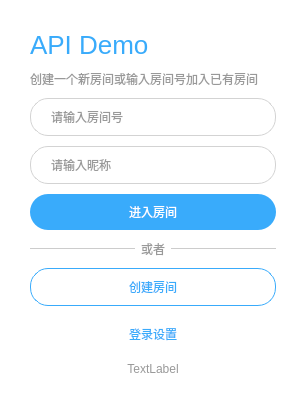
<?xml version="1.0" encoding="UTF-8"?>
<ui version="4.0">
 <class>DlgLogin</class>
 <widget class="QDialog" name="DlgLogin">
  <property name="enabled">
   <bool>true</bool>
  </property>
  <property name="geometry">
   <rect>
    <x>0</x>
    <y>0</y>
    <width>306</width>
    <height>366</height>
   </rect>
  </property>
  <property name="windowTitle">
   <string>登录</string>
  </property>
  <property name="styleSheet">
   <string notr="true">#DlgLogin{
	background-color: rgb(255, 255, 255);
}
#label{
	color: rgb(57,171,251);
	font-size: 26px;
}
#label_2,  #label_7, #lbVersion{
	color: rgb(153,153,153);
}
#editRoomID,#editNickName{
	color: rgb(51,51,51);
}

#widget QPushButton, #widget QLineEdit{
	min-height:36px;
	max-height:36px;
	border-radius: 18px;
}

#widget QLineEdit{
	background: transparent;
	border: 1px solid rgb(211,211,211);
	padding-left: 18px;
	padding-right: 18px;
}


#btnEnterMeeting{
	background: rgb(57,171,251);
	color:white;
}
#btnEnterMeeting:hover,#btnEnterMeeting:pressed{
	background: rgb(5,117,197);
}

#btnCreateMeeting{
	border: 1px solid rgb(57,171,251);
	color:  rgb(57,171,251);
	background: transparent;
}

#btnCreateMeeting:hover,#btnCreateMeeting:pressed{
	background: rgb(57,171,251);
	color:white;
}
#btnEnterMeeting:disabled,#btnCreateMeeting:disabled{
	background: rgb(204,204,204);
	color:white;
	border: 0px;
}

#widget_2 #line1,#widget_2 #line2{
	background: rgb(204,204,204);
	max-height: 1px;
}

#btnLoginSet{
	color:rgb(57,171,251);
}
</string>
  </property>
  <layout class="QVBoxLayout" name="verticalLayout">
   <property name="spacing">
    <number>10</number>
   </property>
   <property name="leftMargin">
    <number>30</number>
   </property>
   <property name="topMargin">
    <number>30</number>
   </property>
   <property name="rightMargin">
    <number>30</number>
   </property>
   <property name="bottomMargin">
    <number>30</number>
   </property>
   <item>
    <widget class="QLabel" name="label">
     <property name="text">
      <string>API Demo</string>
     </property>
    </widget>
   </item>
   <item>
    <widget class="QLabel" name="label_2">
     <property name="text">
      <string>创建一个新房间或输入房间号加入已有房间</string>
     </property>
    </widget>
   </item>
   <item>
    <widget class="QWidget" name="widget" native="true">
     <layout class="QGridLayout" name="gridLayout">
      <property name="leftMargin">
       <number>0</number>
      </property>
      <property name="topMargin">
       <number>0</number>
      </property>
      <property name="rightMargin">
       <number>0</number>
      </property>
      <property name="bottomMargin">
       <number>0</number>
      </property>
      <property name="horizontalSpacing">
       <number>6</number>
      </property>
      <property name="verticalSpacing">
       <number>10</number>
      </property>
      <item row="0" column="0">
       <widget class="QLineEdit" name="editRoomID">
        <property name="maxLength">
         <number>32767</number>
        </property>
        <property name="placeholderText">
         <string>请输入房间号</string>
        </property>
       </widget>
      </item>
      <item row="1" column="0">
       <widget class="QLineEdit" name="editNickName">
        <property name="placeholderText">
         <string>请输入昵称</string>
        </property>
       </widget>
      </item>
      <item row="2" column="0">
       <widget class="QPushButton" name="btnEnterMeeting">
        <property name="enabled">
         <bool>true</bool>
        </property>
        <property name="text">
         <string>进入房间</string>
        </property>
        <property name="default">
         <bool>true</bool>
        </property>
       </widget>
      </item>
      <item row="5" column="0">
       <widget class="QPushButton" name="btnCreateMeeting">
        <property name="text">
         <string>创建房间</string>
        </property>
       </widget>
      </item>
      <item row="3" column="0">
       <widget class="QWidget" name="widget_2" native="true">
        <property name="styleSheet">
         <string notr="true">#line, #line_2
{
color:rgb(181, 0, 0);
min-height: 10px;
max-height: 10px;
}</string>
        </property>
        <layout class="QHBoxLayout" name="horizontalLayout">
         <property name="leftMargin">
          <number>0</number>
         </property>
         <property name="topMargin">
          <number>0</number>
         </property>
         <property name="rightMargin">
          <number>0</number>
         </property>
         <property name="bottomMargin">
          <number>0</number>
         </property>
         <item>
          <widget class="QLabel" name="line1">
           <property name="text">
            <string/>
           </property>
          </widget>
         </item>
         <item>
          <widget class="QLabel" name="label_7">
           <property name="sizePolicy">
            <sizepolicy hsizetype="Fixed" vsizetype="Preferred">
             <horstretch>0</horstretch>
             <verstretch>0</verstretch>
            </sizepolicy>
           </property>
           <property name="text">
            <string>或者</string>
           </property>
           <property name="alignment">
            <set>Qt::AlignCenter</set>
           </property>
          </widget>
         </item>
         <item>
          <widget class="QLabel" name="line2">
           <property name="text">
            <string/>
           </property>
           <property name="alignment">
            <set>Qt::AlignCenter</set>
           </property>
          </widget>
         </item>
        </layout>
       </widget>
      </item>
      <item row="6" column="0" alignment="Qt::AlignHCenter">
       <widget class="QPushButton" name="btnLoginSet">
        <property name="sizePolicy">
         <sizepolicy hsizetype="Fixed" vsizetype="Fixed">
          <horstretch>0</horstretch>
          <verstretch>0</verstretch>
         </sizepolicy>
        </property>
        <property name="cursor">
         <cursorShape>PointingHandCursor</cursorShape>
        </property>
        <property name="text">
         <string>登录设置</string>
        </property>
       </widget>
      </item>
     </layout>
    </widget>
   </item>
   <item>
    <widget class="QLabel" name="lbVersion">
     <property name="text">
      <string>TextLabel</string>
     </property>
     <property name="alignment">
      <set>Qt::AlignCenter</set>
     </property>
    </widget>
   </item>
  </layout>
 </widget>
 <layoutdefault spacing="6" margin="11"/>
 <resources/>
 <connections/>
</ui>
